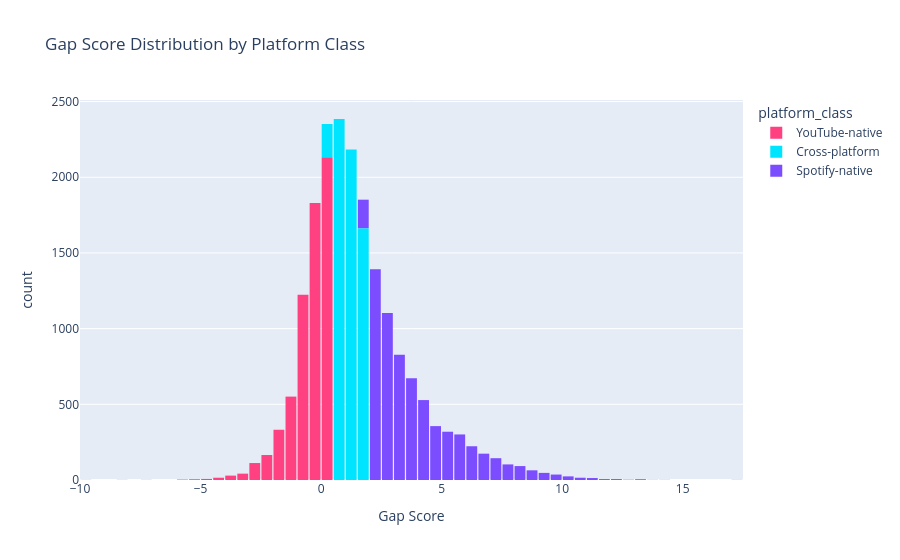

Notebook code cell kept with this figure:
### Code cell
fig = px.histogram(
    df, x='gap_score', nbins=60,
    color='platform_class',
    title='Gap Score Distribution by Platform Class',
    labels={'gap_score': 'Gap Score', 'count': 'Number of Songs'},
    color_discrete_map={
        'Spotify-native' : '#7c4dff',
        'Cross-platform' : '#00e5ff',
        'YouTube-native' : '#ff4081'
    }
)
fig.update_layout(bargap=0.1)
fig.show()
fig.write_html('../reports/figures/gap_distribution.html')
print("✅ Saved!")

### Figure 1 — Plotly figure (JSON) as saved in the notebook; plotly's stock layout.template omitted (floating-point values rounded to 4 significant figures; data arrays with more than 128 entries replaced by an {"elided": "..."} marker saying what was removed)
{"data": [{"bingroup": "x", "hovertemplate": "platform_class=YouTube-native<br>Gap Score=%{x}<br>count=%{y}<extra></extra>", "legendgroup": "YouTube-native", "marker": {"color": "#ff4081", "pattern": {"shape": ""}}, "name": "YouTube-native", "nbinsx": 60, "orientation": "v", "showlegend": true, "type": "histogram", "x": {"elided": "6451 float values"}, "xaxis": "x", "yaxis": "y"}, {"bingroup": "x", "hovertemplate": "platform_class=Cross-platform<br>Gap Score=%{x}<br>count=%{y}<extra></extra>", "legendgroup": "Cross-platform", "marker": {"color": "#00e5ff", "pattern": {"shape": ""}}, "name": "Cross-platform", "nbinsx": 60, "orientation": "v", "showlegend": true, "type": "histogram", "x": {"elided": "6451 float values"}, "xaxis": "x", "yaxis": "y"}, {"bingroup": "x", "hovertemplate": "platform_class=Spotify-native<br>Gap Score=%{x}<br>count=%{y}<extra></extra>", "legendgroup": "Spotify-native", "marker": {"color": "#7c4dff", "pattern": {"shape": ""}}, "name": "Spotify-native", "nbinsx": 60, "orientation": "v", "showlegend": true, "type": "histogram", "x": {"elided": "6646 float values"}, "xaxis": "x", "yaxis": "y"}], "layout": {"bargap": 0.1, "barmode": "relative", "legend": {"title": {"text": "platform_class"}, "tracegroupgap": 0}, "title": {"text": "Gap Score Distribution by Platform Class"}, "xaxis": {"anchor": "y", "domain": [0, 1], "title": {"text": "Gap Score"}}, "yaxis": {"anchor": "x", "domain": [0, 1], "title": {"text": "count"}}}}
